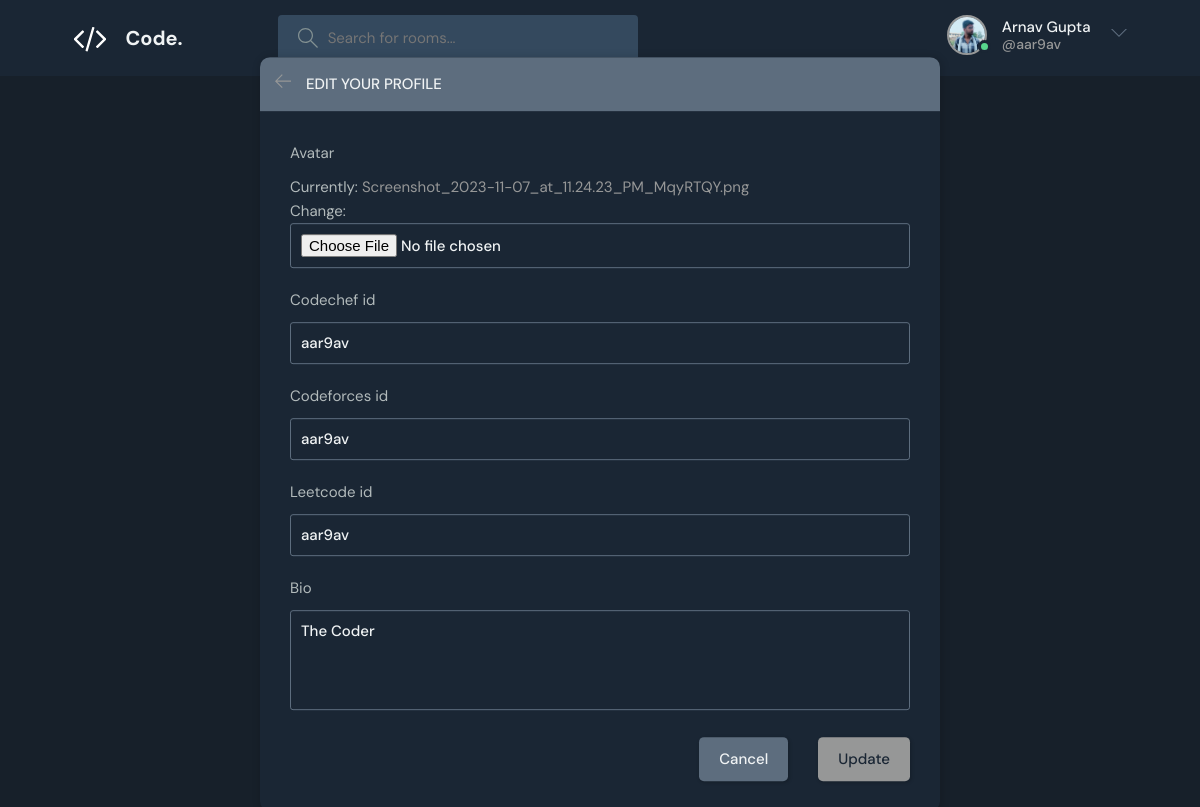
The page /updateUser/ (signed in) on the database its author committed.
### base/models.py (models this page shows, shortened)
class User(AbstractBaseUser):
    username = models.CharField(max_length=255, primary_key=True)
    first_name = models.CharField(max_length=255)
    last_name = models.CharField(max_length=255)
    email = models.EmailField(unique=True, null=True)
    bio = models.TextField(null=True)
    gender = models.CharField(max_length=6, choices=[('Male', 'Male'), ('Female', 'Female'), ('Other', 'Other')], default='Male')
    codechef_id = models.CharField(max_length=255, null=True)
    leetcode_id = models.CharField(max_length=255, null=True)
    codeforces_id = models.CharField(max_length=255, null=True)
    codechef_rating = models.IntegerField(null=True, default=0)
    leetcode_rating = models.IntegerField(null=True, default=0)
    codeforces_rating = models.IntegerField(null=True, default=0)
    created_at = models.DateTimeField(default=timezone.now, null=True)
    last_edited_at = models.DateTimeField(auto_now=True)
    is_active = models.BooleanField(default=True)
    is_admin = models.BooleanField(default=False)
    objects = UserManager()
    avatar = models.ImageField(null=True, default="avatar.svg")
    USERNAME_FIELD = 'email'
    REQUIRED_FIELDS = ['first_name', 'last_name', 'username']
    def __str__(self):
        return self.first_name + ' ' + self.last_name

### base/views.py (the view)
# urls.py: path('updateUser/', views.updateUser, name="update-user"),
@login_required(login_url='login')
def updateUser(request):
    user = request.user
    form = UserForm(instance=user)
    if request.method == 'POST':
        form = UserForm(request.POST, request.FILES, instance=user)
        if form.is_valid():
            form.save()
            return redirect('user-profile', username=user.username)
    return render(request, 'base/update-user.html', {'form' : form})

### base/forms.py
class UserForm(ModelForm):
    class Meta:
        model = User
        fields = ['avatar', 'codechef_id', 'codeforces_id', 'leetcode_id', 'bio']

### base/templates/base/update-user.html (shortened to what this page needs)
    {% extends 'main.html' %}
    {% block content %}
    <main class="update-account layout">
        <div class="container">
            <div class="layout__box">
                <div class="layout__boxHeader">
                    <div class="layout__boxTitle">
                        <a href="{%url 'user-profile' user.username %}">
                            <svg version="1.1" xmlns="http://www.w3.org/2000/svg" width="32" height="32"
                                viewBox="0 0 32 32">
                                <title>arrow-left</title>
                                <path
                                    d="M13.723 2.286l-13.723 13.714 13.719 13.714 1.616-1.611-10.96-10.96h27.625v-2.286h-27.625l10.965-10.965-1.616-1.607z">
                                </path>
                            </svg>
                        </a>
                        <h3>Edit your profile</h3>
                    </div>
                </div>
                <div class="layout__body">
                    <form class="form" action="#" method="POST" enctype="multipart/form-data">
                        {% for field in form %}
                        <div class="form__group">
                            <label for="profile_pic">{{field.label}}</label>
                            {{field}}
                        </div>
                        {% endfor %}
                        <div class="form__action">
                            <a class="btn btn--dark" href="{% url 'user-profile' request.user.username %}">Cancel</a>
                            <button class="btn btn--main" type="submit">Update</button>
                        </div>
                    </form>
                </div>
            </div>
        </div>
    </main>
    {% endblock content %}

### templates/navbar.html (shortened to what this page needs)
{% load static %}
<header class="header header--loggedIn">
    <div class="container">
    <a href="{% url 'home' %}" class="header__logo">
        <img src="{% static 'images/logo.svg' %}" />
        <h1>Code.</h1>
    </a>
    <form class="header__search" method="GET" action="{% url 'home' %}">
        <label>
        <input name="q" placeholder="Search for rooms..." />
        </label>
    </form>
    <nav class="header__menu">
        {% if request.user.is_authenticated %}
            <a href="{% url 'user-profile' request.user.username %}">
                <div class="header__user">
                    <div class="avatar avatar--medium active">
                        <img src="{{request.user.avatar.url}}" />
                    </div>
                <p>{{request.user}} <span>@{{request.user.username}}</span></p>
            </a>
            <button class="dropdown-button">
                <svg version="1.1" xmlns="http://www.w3.org/2000/svg" width="32" height="32" viewBox="0 0 32 32">
                    <title>chevron-down</title>
                    <path d="M16 21l-13-13h-3l16 16 16-16h-3l-13 13z"></path>
                </svg>
            </button>
        </div>
        {% else %}
        <a href="{% url 'login' %}">
            <img src="{% static 'images/avatar.svg' %}" />
            <p>Login</p>
        </a>
        {% endif %}
</header>

### rows shown on the page
User: user.avatar (picture), user "Arnav Gupta", user.username "aar9av", form "aar9av" "aar9av" "aar9av" "The Coder"

### other values the page prints
{{ field.label }} "Avatar" "Codechef id" "Codeforces id" "Leetcode id" "Bio"
